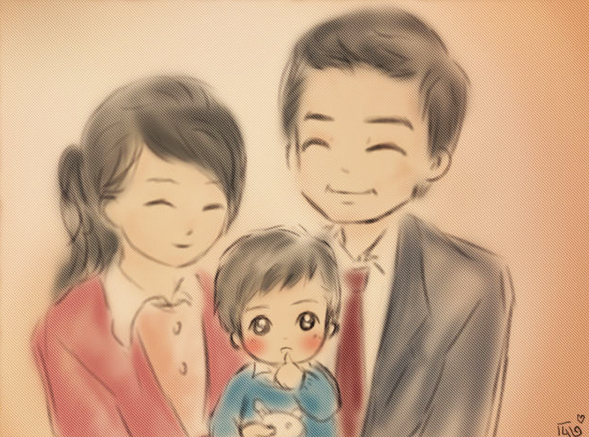
#> input picture chapter_2/test.jpg, 589 x 437 px
$ python -i harris.py   (imports and definitions only)
#> lines starting #> are read from the running program, lines starting #| are printed output that depends on the picture
from PIL import Image
from scipy import *
from pylab import *
from scipy.ndimage import filters


def compute_harris_response(im,sigma=300):
	imx=zeros(im.shape)
	filters.gaussian_filter(im,(sigma,sigma),(0,1),imx)
	imy=zeros(im.shape)
	filters.gaussian_filter(im,(sigma,sigma),(1,0),imy)

	Wxx=filters.gaussian_filter(imx*imx,sigma)
	Wxy=filters.gaussian_filter(imx*imy,sigma)
	Wyy=filters.gaussian_filter(imy*imy,sigma)

	Wdet = Wxx*Wyy - Wxy**2
	Wtr = Wxx + Wyy

	return Wdet / Wtr


def get_harris_points(harrisim,max_dist=10000,threshold=0.1):
	corner_threshold=harrisim.max()*threshold
	harrisim_t=(harrisim>corner_threshold)*1

	coords=array(harrisim_t.nonzero()).T
	candidate_values=[harrisim[c[0],c[1]] for c in coords ]

	index=argsort(candidate_values)

	allowed_locations=zeros(harrisim.shape)
	allowed_locations[max_dist:-max_dist,max_dist:-max_dist]=1

	filtered_coords=[]
	for i in index:
		if allowed_locations[coords[i,0],coords[i,1]]==1:
			filtered_coords.append(coords[i])
			allowed_locations[(max_dist-coords[i,0]):(coords[i,0]+max_dist),(max_dist-coords[i,1]):(coords[i,1]+max_dist)]=0
	return filtered_coords


def plot_harris_points(image,filtered_coords):
	figure()
	gray()
	imshow(image)
	plot([p[1] for p in filtered_coords],[p[0] for p in filtered_coords],'*')
	axis('off')
	show()

>>> import cv2
>>> picture = cv2.imread('test.jpg', cv2.IMREAD_GRAYSCALE)
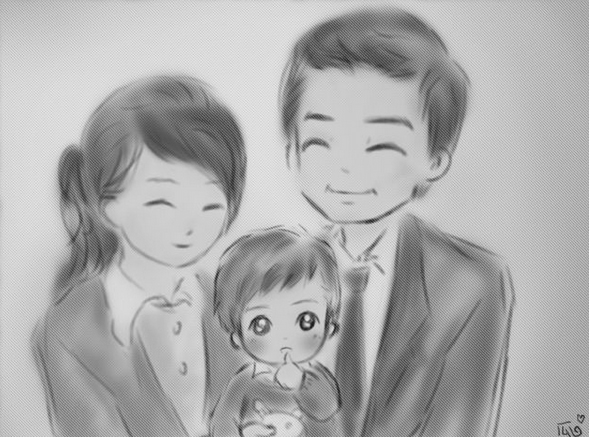
#> picture: shape (437, 589); min 24, max 237, mean 172.5
>>> result = compute_harris_response(picture)
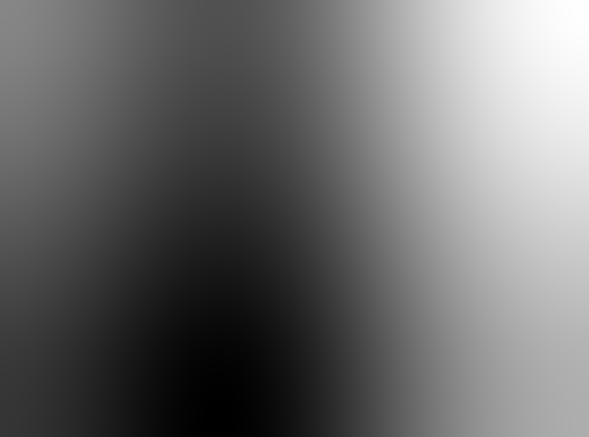
#> result: shape (437, 589) float64; min 8.9e-06, max 8.93e-06, mean 8.91e-06; drawn with min black and max white
